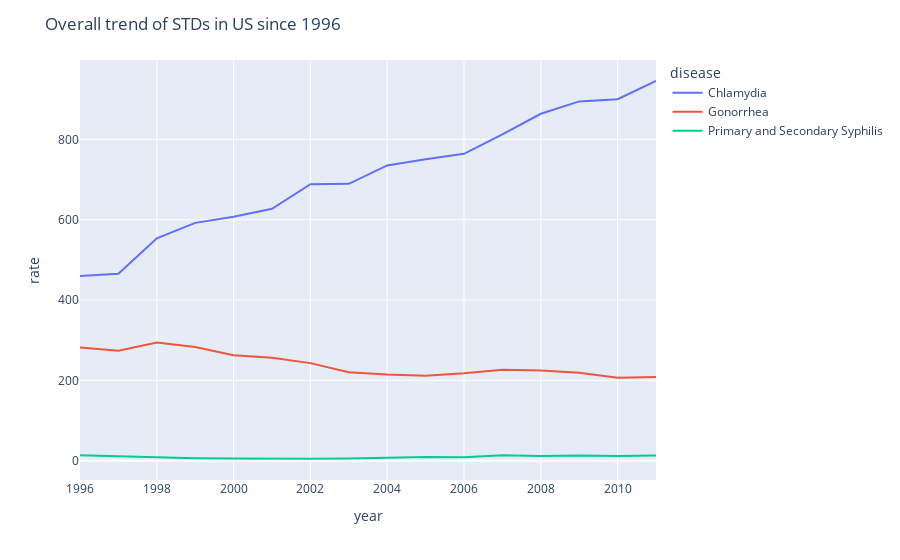

The code cell stored with this chart in its notebook:
### Code cell
fig = px.line(actual_rate1, x='year', y='rate',color='disease')
fig.update_layout(
    title = "Overall trend of STDs in US since 1996"
)

fig.show()

### Figure 1 — Plotly figure (JSON) as saved in the notebook; plotly's stock layout.template omitted (floating-point values rounded to 4 significant figures)
{"data": [{"hovertemplate": "disease=Chlamydia<br>year=%{x}<br>rate=%{y}<extra></extra>", "legendgroup": "Chlamydia", "line": {"color": "#636efa", "dash": "solid"}, "mode": "lines", "name": "Chlamydia", "orientation": "v", "showlegend": true, "type": "scatter", "x": [1996, 1997, 1998, 1999, 2000, 2001, 2002, 2003, 2004, 2005, 2006, 2007, 2008, 2009, 2010, 2011], "xaxis": "x", "y": [460.3, 465.6, 553.9, 592.3, 607.4, 627.2, 688.7, 689.6, 735.2, 750.9, 764.3, 812.6, 863.9, 894.7, 900.2, 945.5], "yaxis": "y"}, {"hovertemplate": "disease=Gonorrhea<br>year=%{x}<br>rate=%{y}<extra></extra>", "legendgroup": "Gonorrhea", "line": {"color": "#EF553B", "dash": "solid"}, "mode": "lines", "name": "Gonorrhea", "orientation": "v", "showlegend": true, "type": "scatter", "x": [1996, 1997, 1998, 1999, 2000, 2001, 2002, 2003, 2004, 2005, 2006, 2007, 2008, 2009, 2010, 2011], "xaxis": "x", "y": [282.1, 273.7, 294.1, 283.1, 262.7, 256.6, 243.0, 220.4, 214.8, 211.8, 217.6, 226.5, 225.0, 219.1, 206.5, 208.7], "yaxis": "y"}, {"hovertemplate": "disease=Primary and Secondary Syphilis<br>year=%{x}<br>rate=%{y}<extra></extra>", "legendgroup": "Primary and Secondary Syphilis", "line": {"color": "#00cc96", "dash": "solid"}, "mode": "lines", "name": "Primary and Secondary Syphilis", "orientation": "v", "showlegend": true, "type": "scatter", "x": [1996, 1997, 1998, 1999, 2000, 2001, 2002, 2003, 2004, 2005, 2006, 2007, 2008, 2009, 2010, 2011], "xaxis": "x", "y": [13.55, 10.61, 7.833, 6.273, 5.267, 4.308, 4.731, 5.646, 7.342, 9.506, 8.597, 13.43, 12.05, 13.31, 11.59, 12.88], "yaxis": "y"}], "layout": {"legend": {"title": {"text": "disease"}, "tracegroupgap": 0}, "margin": {"t": 60}, "title": {"text": "Overall trend of STDs in US since 1996"}, "xaxis": {"anchor": "y", "domain": [0, 1], "title": {"text": "year"}}, "yaxis": {"anchor": "x", "domain": [0, 1], "title": {"text": "rate"}}}}
